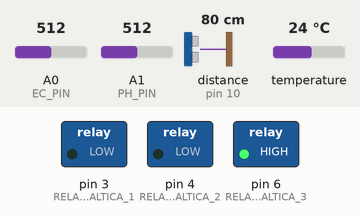
A sketch run on a simulated Arduino Uno, built with avr-gcc and run on an emulated ATmega328P. On the bench: switched loads named in the sketch (green lamp = pin HIGH). Wiring (inferred from the names in the program): ultrasonic range finder: trigger pin 9; echo pin 10. The test bench sets the inputs (shaded band); at power-on: A0 (EC_PIN) = 512, temperature 24 °C, A1 (PH_PIN) = 512, distance to the obstacle (sensor on pin 10) 80 cm. The echo pulse lasts 58.3 µs per cm; pins used as bus, display or sensor lines are not drawn; what the sketch prints to the serial monitor is not drawn.

Above: at 2.2 s.
2.3 s: A0 (EC_PIN) set to 262
8.7 s: A0 (EC_PIN) set to 243
At 14.1 s:
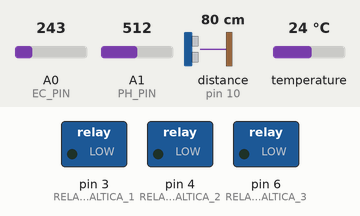
26.3 s: temperature set to 25.2 °C
31.9 s: temperature set to 26 °C
At 37.3 s:
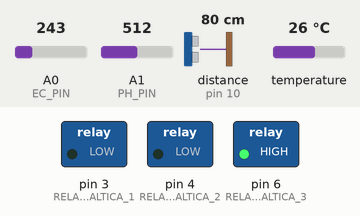
Timing chart, 0 to 38.8 s (numbered marks = the images above; inputs shaded):
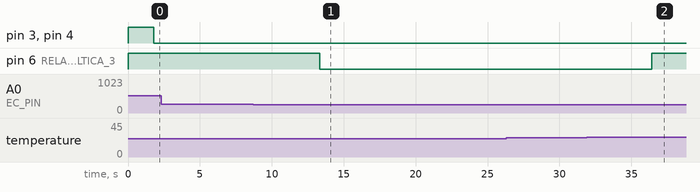

Measured:
- the behaviour switches between 251 and 250 on A0 (EC_PIN) (found by bisection; images 0 and 1)
- the behaviour switches between 25.6 and 25.7 °C on temperature (found by bisection; images 1 and 2)
- after the input at 2.3 s, every drawn part: stays the same
- after the input at 8.7 s, pin 6 (RELAY_PERISTALTICA_3): HIGH → LOW after 4.6 s
- after the input at 26.3 s, every drawn part: stays the same
- after the input at 31.9 s, pin 6 (RELAY_PERISTALTICA_3): LOW → HIGH after 4.5 s

The sketch:

tempconduc.ino
```cpp
#include <OneWire.h>
#include <DallasTemperature.h>

// --- Pines para EC y Temperatura ---
#define EC_PIN A0
#define ONE_WIRE_BUS 2

// --- Pines para nivel de agua ---
#define TRIG_PIN 9
#define ECHO_PIN 10

// --- Pin para sensor de pH ---
#define PH_PIN A1

// --- Pines para módulo relay ---
#define RELAY_PERISTALTICA_1 3  // IN1 D3 bajar pH
#define RELAY_PERISTALTICA_2 4  // IN2 D4 subir pH
#define RELAY_PERISTALTICA_3 6  // IN5 D6 agregar nutrientes (tomates cherry)

// --- Configuración sensores ---
OneWire oneWire(ONE_WIRE_BUS);
DallasTemperature sensors(&oneWire);

// --- Parámetros EC ---
#define VREF 5.0
#define ADC_RESOLUTION 1024.0
float calibrationConstant = 1.0;

// --- Parámetros Nivel Agua ---
#define ALTURA_SENSOR_CM 30.0
#define OFFSET_CALIBRACION_CM 1.5
#define NIVEL_MINIMO_CM 5.0

// --- Rangos ideales ---
float idealPHMin = 5.5;
float idealPHMax = 7.5;
float idealECMin = 1.2;  // Ideal para tomates cherry: 1.2–2.5 mS/cm
float idealECMax = 2.5;

void setup() {
  Serial.begin(9600);
  sensors.begin();

  pinMode(TRIG_PIN, OUTPUT);
  pinMode(ECHO_PIN, INPUT);
  pinMode(RELAY_PERISTALTICA_1, OUTPUT);
  pinMode(RELAY_PERISTALTICA_2, OUTPUT);
  pinMode(RELAY_PERISTALTICA_3, OUTPUT);

  digitalWrite(RELAY_PERISTALTICA_1, HIGH);
  digitalWrite(RELAY_PERISTALTICA_2, HIGH);
  digitalWrite(RELAY_PERISTALTICA_3, HIGH);

  Serial.println("🔧 Iniciando sensores...");
  delay(1000);
}

float medirDistancia() {
  digitalWrite(TRIG_PIN, LOW);
  delayMicroseconds(2);
  digitalWrite(TRIG_PIN, HIGH);
  delayMicroseconds(10);
  digitalWrite(TRIG_PIN, LOW);

  long duracion = pulseIn(ECHO_PIN, HIGH, 30000);
  if (duracion == 0) return -1;

  float distancia = duracion * 0.034 / 2;
  distancia += OFFSET_CALIBRACION_CM;
  return distancia;
}

void loop() {
  float distancia = medirDistancia();
  float nivelAgua = ALTURA_SENSOR_CM - distancia;

  bool alertaNivel = false;
  if (distancia < 0 || nivelAgua < NIVEL_MINIMO_CM) {
    alertaNivel = true;
    nivelAgua = max(nivelAgua, 0);
  }

  sensors.requestTemperatures();
  float temperatura = sensors.getTempCByIndex(0);

  int analogValueEC = analogRead(EC_PIN);
  float voltageEC = (analogValueEC / ADC_RESOLUTION) * VREF;
  float ecValue = (voltageEC / calibrationConstant) * (1.0 + 0.0185 * (temperatura - 25.0));

  int rawPH = analogRead(PH_PIN);
  float voltagePH = rawPH * (5.0 / 1023.0);
  float phValue = -6.475 * voltagePH + 25.99;

  if (Serial.available()) {
    String cmd = Serial.readStringUntil('\n');
    cmd.trim();

    if (cmd == "TEST") {
      Serial.println("OK");
    } else if (cmd == "READ_SENSORS") {
      Serial.print("{");
      Serial.print("\"nivelAgua_cm\":"); Serial.print(nivelAgua, 2); Serial.print(",");
      Serial.print("\"temp_C\":"); Serial.print(temperatura, 2); Serial.print(",");
      Serial.print("\"EC_mS_cm\":"); Serial.print(ecValue, 2); Serial.print(",");
      Serial.print("\"pH\":"); Serial.print(phValue, 2); Serial.print(",");
      Serial.print("\"alertaNivel\":"); Serial.print(alertaNivel ? 1 : 0);
      Serial.println("}");
    } else if (cmd.startsWith("ACTIVATE_PUMP")) {
      int pumpNumber = cmd.substring(14).toInt();
      if (pumpNumber == 1) digitalWrite(RELAY_PERISTALTICA_1, LOW);
      if (pumpNumber == 2) digitalWrite(RELAY_PERISTALTICA_2, LOW);
      if (pumpNumber == 3) digitalWrite(RELAY_PERISTALTICA_3, LOW);
    } else if (cmd.startsWith("DEACTIVATE_PUMP")) {
      int pumpNumber = cmd.substring(17).toInt();
      if (pumpNumber == 1) digitalWrite(RELAY_PERISTALTICA_1, HIGH);
      if (pumpNumber == 2) digitalWrite(RELAY_PERISTALTICA_2, HIGH);
      if (pumpNumber == 3) digitalWrite(RELAY_PERISTALTICA_3, HIGH);
    }
  }

  Serial.print("nivelAgua_cm:");
  Serial.print(nivelAgua, 2);
  Serial.print(",temp_C:");
  Serial.print(temperatura, 2);
  Serial.print(",EC_mS_cm:");
  Serial.print(ecValue, 2);
  Serial.print(",pH:");
  Serial.print(phValue, 2);
  Serial.print(",alertaNivel:");
  Serial.println(alertaNivel ? "1" : "0");

  // --- Control automático de bombas ---
  // pH bajo: subir pH
  if (phValue < 6.0) digitalWrite(RELAY_PERISTALTICA_2, LOW);
  else if (phValue > idealPHMax) digitalWrite(RELAY_PERISTALTICA_2, LOW);
  else digitalWrite(RELAY_PERISTALTICA_2, HIGH);

  // pH alto: bajar pH
  if (phValue > 8.0) digitalWrite(RELAY_PERISTALTICA_1, LOW);
  else if (phValue < idealPHMin) digitalWrite(RELAY_PERISTALTICA_1, LOW);
  else digitalWrite(RELAY_PERISTALTICA_1, HIGH);

  // EC baja: agregar nutrientes (tomates cherry)
  if (ecValue < idealECMin) {
    digitalWrite(RELAY_PERISTALTICA_3, LOW);
  } else {
    digitalWrite(RELAY_PERISTALTICA_3, HIGH);
  }

  delay(5000);
}
```
